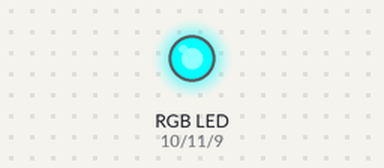
A sketch run on a simulated Arduino Uno, built with avr-gcc and run on an emulated ATmega328P. Parts: an RGB LED mixed from three pins (HIGH = lit).

Above: at 0.05 s.
At 3.05 s:
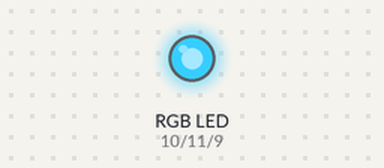
At 5.25 s:
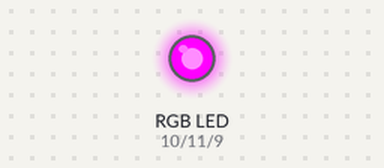
At 6.55 s:
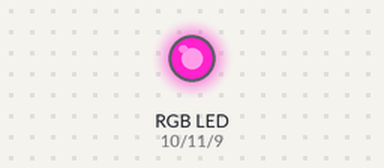
At 7.85 s:
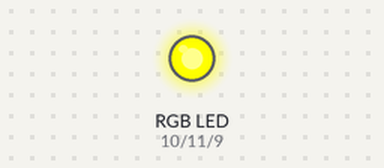
At 10.5 s:
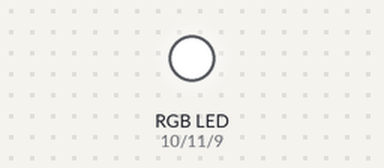
Timing chart, 0 to 13.7 s (numbered marks = the images above):
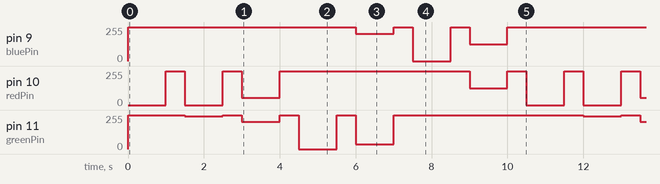

Measured:
- by itself, pin 9 (bluePin): repeats every 10.5 s: 205/255 1.0 s, 255/255 0.50 s, 0/255 1.0 s, 255/255 0.50 s, 127/255 1.0 s, 255/255 6.5 s
- by itself, pin 10 (redPin): repeats every 10.5 s: 0/255 1.0 s, 255/255 0.50 s, 55/255 1.0 s, 255/255 5.0 s, 127/255 1.0 s, 255/255 0.50 s, 0/255 1.0 s, 255/255 0.50 s
- by itself, pin 11 (greenPin): repeats every 10.5 s: 245/255 1.0 s, 255/255 0.50 s, 205/255 1.0 s, 255/255 0.50 s, 0/255 1.0 s, 255/255 0.50 s, 35/255 1.0 s, 255/255 5.0 s

The sketch:

RGB.ino
```cpp
int redPin = 10;
int greenPin = 11;
int bluePin = 9;

const int delayTime = 1000;
const int darkTime = 500;

void setup() {
  pinMode(redPin, OUTPUT);
  pinMode(greenPin, OUTPUT);
  pinMode(bluePin, OUTPUT);
}

void loop() {
  setColor(255, 0, 0);     // Red
  setDark();
  setColor(255, 10, 0);   // Orange
  setDark();
  setColor(200, 50, 0);   // Yellow
  setDark();
  setColor(0, 255, 0);     // Green
  setDark();
  setColor(0, 220, 50);     // Light green
  setDark();
  setColor(0, 0, 255);     // Blue
  setDark();
  setColor(128, 0, 128);   // Purple
  setDark();
}

void setColor(int redValue, int greenValue, int blueValue) {
  analogWrite(redPin, 255-redValue);
  analogWrite(greenPin, 255-greenValue);
  analogWrite(bluePin, 255-blueValue);
  delay(delayTime);
}
void setDark(){
  analogWrite(redPin, 255);
  analogWrite(greenPin, 255);
  analogWrite(bluePin, 255);
  delay(darkTime);
}
```
